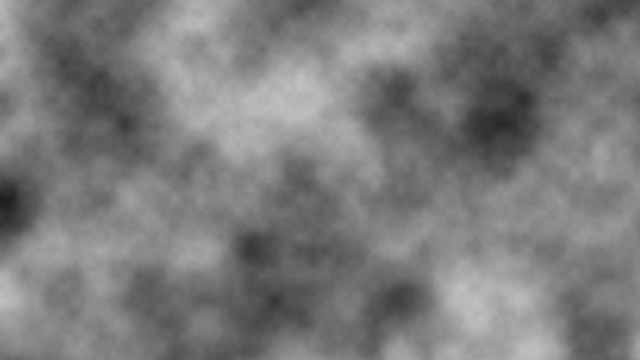
Frame 1 (no input)
Frame 2 (the mouse pressed at the canvas centre, redrawn once): identical to frame 1, image omitted

The p5.js sketch that drew this single still picture (run headless with seeded random() and noise() and a simulated clock; the mouse was pressed at the canvas centre and the sketch redrawn once):

// p5.js sketch
// ── sketch.js
function setup() {
    createCanvas(640, 360);
    noLoop();
    pixelDensity(1);
}

function draw() {
    background(0);
    noiseDetail(8);
    loadPixels();

    let xoff = 0.0
    for (let x = 0; x < width; x++) {
        let yoff = 0.0;
        for (let y = 0; y < height; y++) {
            let bright = map(noise(xoff, yoff), 0, 1, 0, 255);
            let index = (x + y * width) * 4;
        
            pixels[index ] = bright;
            pixels[index + 1] = bright;
            pixels[index + 2] = bright;
            yoff += 0.01
        }
        xoff += 0.01;
    }
    updatePixels();
}
